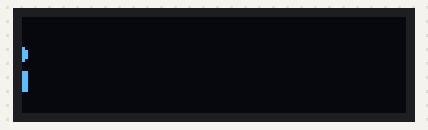
Simulated run of this program. Board: Raspberry Pi Pico running MicroPython. Parts: 128×32 one-colour display.

Above: at 0.49 s.
At 1.59 s:
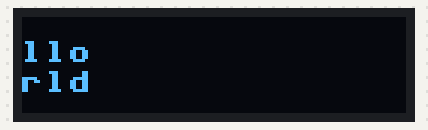
At 2.68 s:
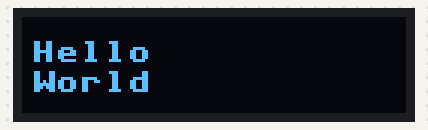
At 4.97 s:
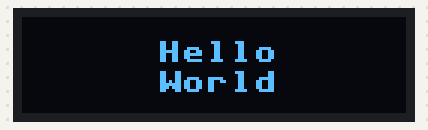
At 7.26 s:
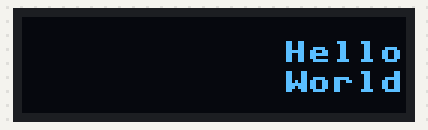
At 9.5 s:
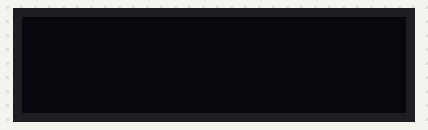

Measured:
- by itself, everything shown: repeats every 10.1 s, in 166 steps
- what the display in image 5 shows lasts 1.1 s, from 9.4 s to 10.5 s

The program:

main.py
```python
import machine
import utime
from ssd1306 import SSD1306_I2C

i2c = machine.I2C(0, sda=machine.Pin(0), scl=machine.Pin(1), freq=200000)
oled = SSD1306_I2C(128, 32, i2c, addr=0x3C)

while True:
    for i in range(-45,140, 1):
        oled.fill(0)
        oled.text('Hello', i, 8)
        oled.text('World', i, 18)
        oled.show()
        utime.sleep_ms(30)
```
